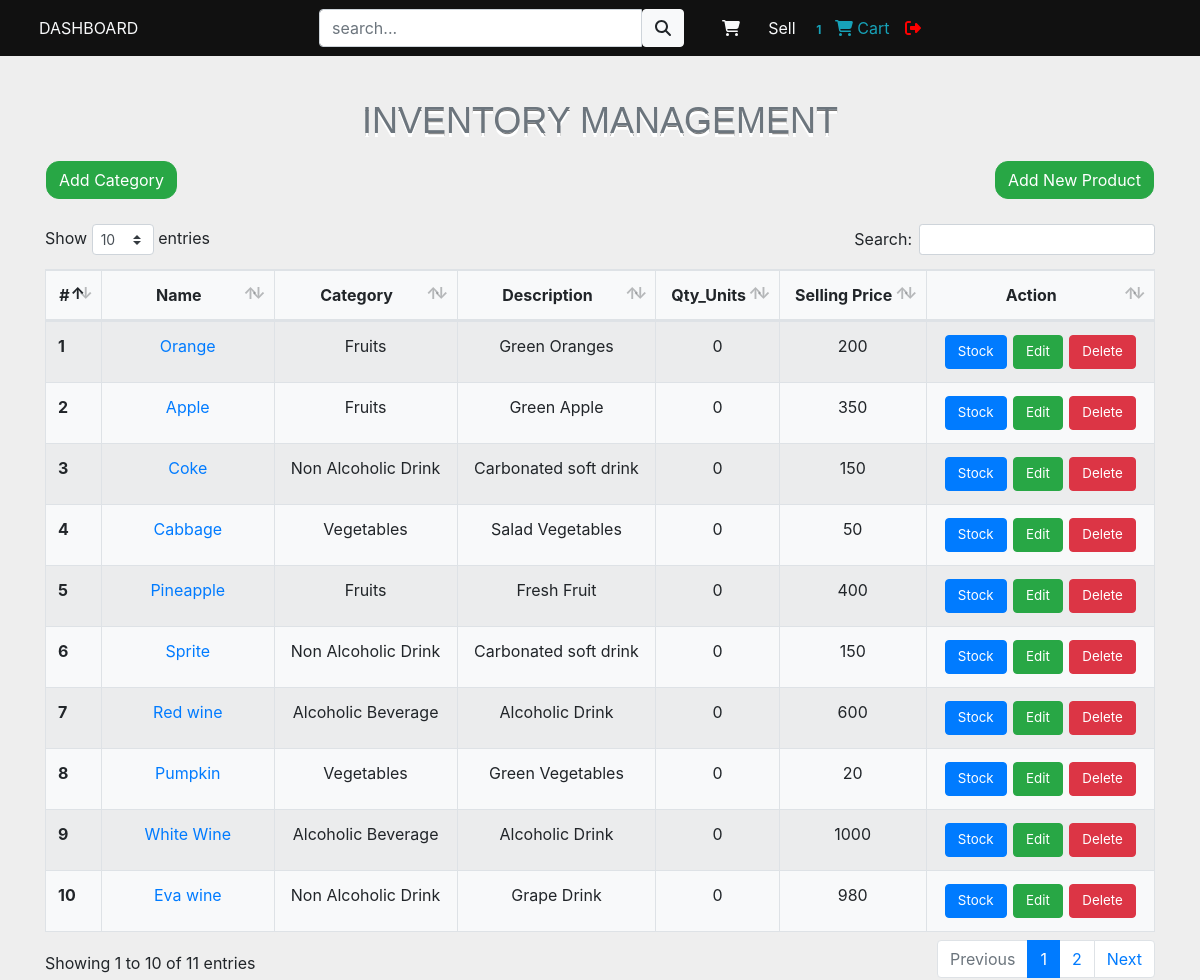
Screenshot of /inventory/ with the database file from the repository.
### pointofsale/models.py (models this page shows, shortened)
class Product(models.Model):
    name = models.CharField(max_length=100)
    description = models.CharField(max_length=100)
    category = models.ForeignKey(Category, on_delete=models.CASCADE)
    quantity_kg = models.IntegerField(default=0)
    quantity_units = models.IntegerField(default=0)
    cost_price = models.IntegerField(default=0)
    selling_price = models.IntegerField(default=0)
    image_field = models.ImageField(default='default.jpg')
    date_created = models.DateTimeField(default=timezone.now)
    staff = models.ForeignKey(User,editable=False,null=True,blank=True, on_delete=models.CASCADE)
    def get_absolute_url(self):
        return reverse('pointofsale-product-details', kwargs={'pk': self.pk})

class Category(models.Model):
    name = models.CharField(max_length=100)
    def __str__(self):
        return self.name

### pointofsale/views.py (the view)
# urls.py: path('inventory/', views.inventory, name='pointofsale-inventory'),
def inventory(request):
    products = Product.objects.all()
    category_form = AddCategoryForm()
    product_form = AddProductForm()
    update_form = UpdateProductForm()
    context = {
        'category_form': category_form,
        'product_form': product_form,
        'update_form': update_form,
        'products': products,
        }
    return render(request, 'pointofsale/inventory.html', context)

### pointofsale/forms.py
class AddCategoryForm(forms.ModelForm):
    class Meta:
        model = Category
        fields = '__all__'

class AddProductForm(forms.ModelForm):
    class Meta:
        model = Product
        fields = ['name',  'category', 'description', 'selling_price', 'image_field']
    def __init__(self, *args, **kwargs):
        super(AddProductForm, self).__init__(*args, **kwargs)
        self.fields['category'].empty_label = 'Select Category'
        self.fields['image_field'].label = 'Images (Must Upload image)'

### pointofsale/templates/pointofsale/inventory.html (shortened to what this page needs)
{% extends 'pointofsale/mainapp_layout.html' %}
{% load crispy_forms_tags %}
{% block content %}
<section>
    <div class="container">
        <div class="row">
            <div class="col-12">
                <h3 class='text-center text-muted inventory-heading'>Inventory Management</h3>
            </div>
        </div>
        <div class="row">
            <div class="col-12 mb-4">
                <button class="btn btn-success add-inventory-button" data-toggle="modal" data-target="#add-category-modal">Add Category</button>
                <button class="btn btn-success add-inventory-button float-right"  data-toggle="modal" data-target="#add-modal">Add New Product</button>
            </div>
        </div>
        <div class="row">
            <div class="col-12">
                <table class="table table-striped table-bordered mydatatable bg-light">
                    <thead>
                    <tr>
                        <th scope="col" class="text-center">#</th>
                        <th scope="col" class="text-center"> Name</th>
                        <th scope="col" class="text-center">Category</th>
                        <th scope="col" class="text-center">Description</th>
                        <th scope="col" class="text-center">Qty_Units</th>
                        <th scope="col" class="text-center">Selling Price</th>
                        <th scope="col" class="text-center">Action</th>
                    </tr>
                    </thead>
                    <tbody>
                    <tr>
                        {% for  product in products %}
                        <th scope="row">{{ product.id }}</th>
                        <td class="text-center"><a href="{{ product.get_absolute_url }}" class="details">{{ product.name }}</a></td class="text-center">
                        <td class="text-center">{{ product.category }}</td class="text-center">
                        <td class="text-center">{{ product.description }}</td class="text-center">
                        <td class="text-center">{{ product.quantity_units }}</td class="text-center">
                        <td class="text-center">{{ product.selling_price }}</td class="text-center">
                        <td class="text-center">
                            <span>
                                <a href="/stock/{{ product.id }}" class='btn btn-primary inventory-button' data-toggle="modal" data-target="#stock-modal{{ product.id }}">Stock</a>
                            </span>
                            <span>
                                <a href="/update/{{ product.id }}" class='btn btn-success inventory-button' data-toggle="modal" data-target="#edit-modal{{product.id}}">Edit</a>
                            </span>
                            <span>
                                <a href="/delete/{{ product.id }}" class='btn btn-danger inventory-button' data-toggle="modal" data-target="#delete-modal{{ product.id }}">Delete</a>
                            </span>
                        </td>
                    </tr>
                    {% endfor %}
                    </tbody>
                </table>
            </div>
        </div>
    </div>
</section>
{% endblock %}

### pointofsale/static/pointofsale/css/mainapp.css (style rules this page uses)
body { background-color: #eee; }
.inventory-button { font-size: smaller; margin: 1px; }
.add-inventory-button { margin: 1px; border-radius: 13px; }
.inventory-heading { margin: 1em 0 0.5em 0; color: #343434; font-weight: normal; font-family: 'Ultra', sans-serif; font-size: 36px; line-height: 42px; text-transform: uppercase; text-shadow: 0 4px white, 0 3px #777; }

### rows the page displays
Product: id "1", name "Orange", category "Fruits", description "Green Oranges", quantity_units "0", selling_price "200"
Product: id "2", name "Apple", category "Fruits", description "Green Apple", quantity_units "0", selling_price "350"
Product: id "3", name "Coke", category "Non Alcoholic Drink", description "Carbonated soft drink", quantity_units "0", selling_price "150"
Product: id "4", name "Cabbage", category "Vegetables", description "Salad Vegetables", quantity_units "0", selling_price "50"
Product: id "5", name "Pineapple", category "Fruits", description "Fresh Fruit", quantity_units "0", selling_price "400"
Product: id "6", name "Sprite", category "Non Alcoholic Drink", description "Carbonated soft drink", quantity_units "0", selling_price "150"
Product: id "7", name "Red wine", category "Alcoholic Beverage", description "Alcoholic Drink", quantity_units "0", selling_price "600"
Product: id "8", name "Pumpkin", category "Vegetables", description "Green Vegetables", quantity_units "0", selling_price "20"
Product: id "9", name "White Wine", category "Alcoholic Beverage", description "Alcoholic Drink", quantity_units "0", selling_price "1000"
Product: id "10", name "Eva wine", category "Non Alcoholic Drink", description "Grape Drink", quantity_units "0", selling_price "980"
